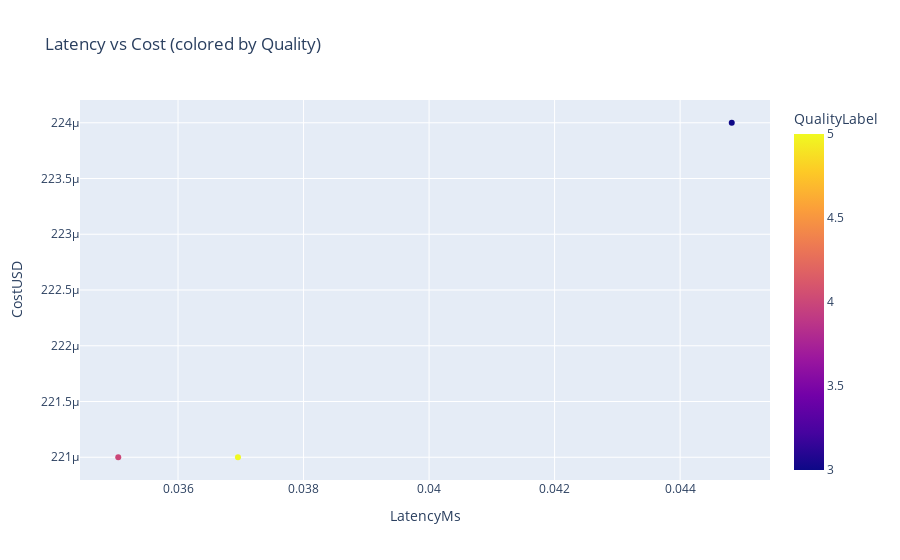

Notebook code for this chart:
### Markdown cell above
### Plotly: Interactive telemetry dashboard
Explore per-case latency and cost interactively.

### Code cell
fig = px.scatter(df_tel, x="LatencyMs", y="CostUSD", color="QualityLabel", hover_data=["CaseId", "InputTokens", "OutputTokens"], title="Latency vs Cost (colored by Quality)")
fig.show()

### Figure 1 — Plotly figure (JSON) as saved in the notebook; plotly's stock layout.template omitted (floating-point values rounded to 4 significant figures)
{"data": [{"customdata": [["500xx000001", 256, 62], ["500xx000001", 256, 62], ["500xx000002", 262, 62]], "hovertemplate": "LatencyMs=%{x}<br>CostUSD=%{y}<br>CaseId=%{customdata[0]}<br>InputTokens=%{customdata[1]}<br>OutputTokens=%{customdata[2]}<br>QualityLabel=%{marker.color}<extra></extra>", "legendgroup": "", "marker": {"color": [4, 5, 3], "coloraxis": "coloraxis", "symbol": "circle"}, "mode": "markers", "name": "", "orientation": "v", "showlegend": false, "type": "scatter", "x": [0.03505, 0.03695, 0.04482], "xaxis": "x", "y": [0.000221, 0.000221, 0.000224], "yaxis": "y"}], "layout": {"coloraxis": {"colorbar": {"title": {"text": "QualityLabel"}}, "colorscale": [[0, "#0d0887"], [0.1111, "#46039f"], [0.2222, "#7201a8"], [0.3333, "#9c179e"], [0.4444, "#bd3786"], [0.5556, "#d8576b"], [0.6667, "#ed7953"], [0.7778, "#fb9f3a"], [0.8889, "#fdca26"], [1, "#f0f921"]]}, "legend": {"tracegroupgap": 0}, "title": {"text": "Latency vs Cost (colored by Quality)"}, "xaxis": {"anchor": "y", "domain": [0, 1], "title": {"text": "LatencyMs"}}, "yaxis": {"anchor": "x", "domain": [0, 1], "title": {"text": "CostUSD"}}}}
